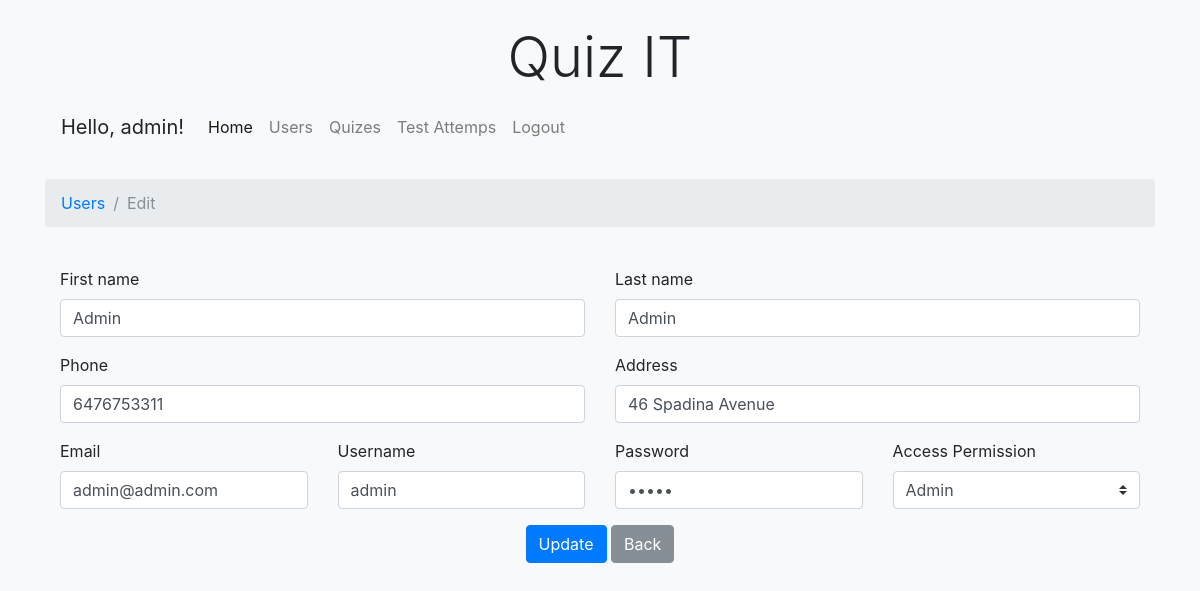
Screenshot of /?link=AdminUserEdit&id=1 (signed in) with the database file from the repository.
### tables this page shows
CREATE TABLE IF NOT EXISTS `Users` (
  `id` INT NOT NULL AUTO_INCREMENT,
  `first_name` VARCHAR(45) NOT NULL,
  `last_name` VARCHAR(45) NOT NULL,
  `email` VARCHAR(100) NOT NULL,
  `phone` VARCHAR(45) NOT NULL,
  `address` VARCHAR(200) NOT NULL,
  `username` VARCHAR(45) NOT NULL,
  `password` VARCHAR(45) NOT NULL,
  `admin` INT NOT NULL DEFAULT 0,
  PRIMARY KEY (`id`),
  UNIQUE INDEX `username_UNIQUE` (`username` ASC),
  UNIQUE INDEX `email_UNIQUE` (`email` ASC));

### www/Application/Administrator/UserEdit.php (the view, shortened to what this page needs)
<?php
    require_once('Application/Administrator/Menu.php');
?>
<nav aria-label="breadcrumb" role="navigation">
    <ol class="breadcrumb">
        <li class="breadcrumb-item"><a href="?link=AdminUserList">Users</a></li>
        <li class="breadcrumb-item active" aria-current="page">Edit</li>
    </ol>
</nav>
<?php
    if (isset($_GET['id']))
    {
        $id = $_GET['id'];
    }
    if (!isset($_POST['submit']))
    {
        $sSQL = "SELECT * FROM Users WHERE id = '$id'";
        $resultSet = mysqli_query($conn, $sSQL);
        $row = mysqli_fetch_assoc($resultSet);
?>
    <form class="container" id="needs-validation" method="post" action="?link=AdminUserEdit" novalidate>
        <input type="hidden" name="id" value="<?php echo $row['id']; ?>"><br>
        <div class="row">
            <div class="col-md-6 mb-3">
                <label for="first_name">First name</label>
                <input type="text" class="form-control" id="first_name" name="first_name" value="<?php echo $row['first_name']; ?>" placeholder="First name" required>
            </div>
            <div class="col-md-6 mb-3">
                <label for="last_name">Last name</label>
                <input type="text" class="form-control" id="last_name" name="last_name" value="<?php echo $row['last_name']; ?>" placeholder="Last name" required>
            </div>
        </div>
        <div class="row">
        <div class="col-md-6 mb-3">
            <label for="phone">Phone</label>
            <input type="text" class="form-control" id="phone" name="phone" value="<?php echo $row['phone']; ?>" placeholder="Phone" required>
            </div>
            <div class="col-md-6 mb-3">
            <label for="address">Address</label>
            <input type="text" class="form-control" id="address" name="address" value="<?php echo $row['address']; ?>" placeholder="Address" required>
            </div>
        </div>
        <div class="row">
            <div class="col-md-3 mb-3">
            <label for="email">Email</label>
            <input type="email" class="form-control" id="email" name="email" value="<?php echo $row['email']; ?>" placeholder="Email" required>
            </div>
            <div class="col-md-3 mb-3">
                <label for="username">Username</label>
                <input type="text" class="form-control" id="username" name="username" value="<?php echo $row['username']; ?>" placeholder="Username" required>
            </div>
            <div class="col-md-3 mb-3">
                <label for="password">Password</label>
                <input type="password" class="form-control" id="password" name="password" value="<?php echo $row['password']; ?>" placeholder="Password" required>
            </div>
            <div class="col-md-3 mb-3">
                <label for="confirm_password">Access Permission</label>
                <select class="custom-select col-md-3" id="admin" name="admin">
                    <option <?php echo ($row['admin'] == 1) ? 'selected' : '' ; ?> value="1">Admin</option>
                </select>
            </div>
        </div>
        <p class="text-center">
            <input class="btn btn-primary" type="submit" name="submit" value="Update">
            <a class="btn btn-secondary" href="?link=AdminUserList" role="button">Back</a>
        </p>
    </form>
<?php } ?>

### www/assets/css/styles.css (style rules this page uses)
body { background-color: #f8f9fa; }

### rows the page displays
users: first_name "Admin", last_name "Admin", phone "6476753311", address "46 Spadina Avenue", email "admin@admin.com", username "admin", admin "Admin"

### other values shown
$username "admin"
